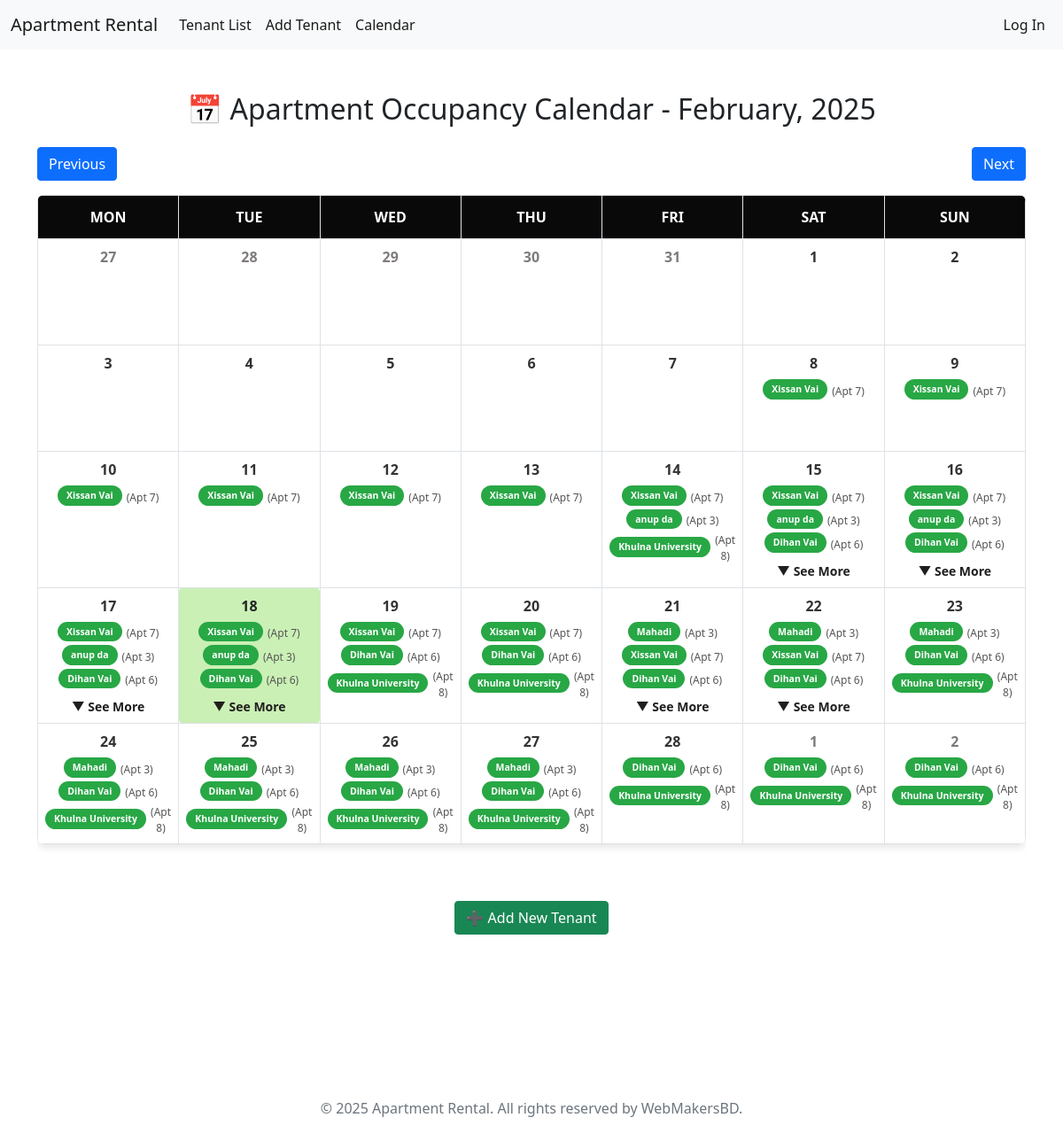
/calendar/2025/2/, run on the app's committed database.
### calendar_app/models.py (models this page shows, shortened)
class CalendarEvent(models.Model):
    tenant = models.ForeignKey(Tenant, on_delete=models.CASCADE)
    apartment = models.ForeignKey(Apartment, on_delete=models.CASCADE)
    start_date = models.DateField()
    end_date = models.DateField()

### tenants/models.py (models this page shows, shortened)
class Tenant(models.Model):
    choices = [
        ('will_arrive', 'Will Arrive'),
        ('living', 'Living'),
        ('moved_out', 'Moved Out'),
    ]
    name = models.CharField(max_length=50)
    contact = models.CharField(max_length=15)
    apartment = models.ForeignKey(Apartment, on_delete=models.CASCADE)
    move_in_date = models.DateTimeField()
    move_out_date = models.DateTimeField(null=True, blank=True)
    remarks = models.TextField(blank=True, null=True, help_text="Additional details about the tenant.")
    status = models.CharField(max_length=15, choices=choices,)

class Apartment(models.Model):
    number = models.PositiveIntegerField(unique=True)
    is_booked = models.BooleanField(default=False)

### calendar_app/views.py (the view)
# urls.py: path('<int:year>/<int:month>/', views.calendar_view, name='calendar_view'),
def calendar_view(request, year, month):
    today = datetime.today()  # Get today's date
    today_date = today.day  # Extract current day
    today_month = today.month  # Extract current month
    today_year = today.year  # Extract current year
    year = year or today.year  # Use provided year or fallback to current year
    if month > 12 or month < 1:
        month = today.month
    first_day_of_month = datetime(year, month, 1)
    _, total_days = calendar.monthrange(year, month)
    prev_month = month - 1 if month > 1 else 12
    prev_year = year if month > 1 else year - 1
    next_month = month + 1 if month < 12 else 1
    next_year = year if month < 12 else year + 1
    _, prev_month_days = calendar.monthrange(prev_year, prev_month)
    month_calendar = []  # Stores the entire month's calendar structure
    week = []  # Stores a single week's data
    first_weekday = first_day_of_month.weekday()  # Find the starting weekday (0 = Monday, 6 = Sunday)
    for i in range(first_weekday):
        day = prev_month_days - first_weekday + i + 1
        week.append({"day": day, "month": prev_month, "year": prev_year, "extra": True })
    for day in range(1, total_days + 1):
        week.append({"day": day, "month": month, "year": year, "extra": False})
        if len(week) == 7:  # If a full week is completed, push to month_calendar
            month_calendar.append(week)
            week = []
    next_day = 1
    while len(week) < 7:
        week.append({"day": next_day, "month": next_month, "year": next_year, "extra": True})
        next_day += 1
    if week:
        month_calendar.append(week)
    events = CalendarEvent.objects.filter(
        start_date__year__in=[prev_year, year, next_year],
        start_date__month__in=[prev_month, month, next_month]
    )
    for week in month_calendar:
        for day_info in week:
            date_obj = date(day_info["year"], day_info["month"], day_info["day"])
            day_info["tenants"] = events.filter(start_date__lte=date_obj, end_date__gte=date_obj)
    return render(request, 'calendar_app/calendar.html', {
        'current_date': first_day_of_month,
        'calendar_data': month_calendar,
        'today': today,
        'today_date': today_date,
        'today_month': today_month,
        'today_year': today_year,
        'year': year,
        'month': month,
        'prev_year': prev_year,
        'prev_month': prev_month,
        'next_year': next_year,
        'next_month': next_month,
    })

### templates/calendar_app/calendar.html (shortened to what this page needs)
{% extends "base.html" %}
{% load static %}
{% block extra_head %}
<link rel="stylesheet" href="{% static 'css/calendar_app/calendar.css' %}">
{% endblock %}
{% block content %}
<div class="container mt-5">
    <h2 class="text-center mb-4">📅 Apartment Occupancy Calendar - {{ current_date|date:"F, Y" }}</h2>
    <div class="d-flex justify-content-between mb-3">
        <a href="{% url 'calendar_view' year=prev_year month=prev_month %}" class="btn btn-primary">Previous</a>
        <a href="{% url 'calendar_view' year=next_year month=next_month %}" class="btn btn-primary">Next</a>
    </div>
    <div class="table-responsive">
        <table class="table table-bordered text-center calendar-table">
            <thead class="thead-dark">
                <tr>
                    <th>Mon</th>
                    <th>Tue</th>
                    <th>Wed</th>
                    <th>Thu</th>
                    <th>Fri</th>
                    <th>Sat</th>
                    <th>Sun</th>
                </tr>
            </thead>
            <tbody>
                {% for week in calendar_data %}
                <tr class="calendar-row">
                    {% for day in week %}
                        {% if day %}
                            {% if day.day == today_date and day.month == today_month and day.year == today_year %}
                                <td class="today-cell"
                                onclick="fetchEvents({{ day.year }}, {{ day.month }}, {{ day.day }})">
                                    <div>
                                        <span class="today">{{ day.day }}</span>
                                    </div>
                                    <div class="tenant-list">
                                        {% for tenant in day.tenants|slice:":3" %}
                                            <div class="tenant-item">
                                                <span class="badge tenant-badge">{{ tenant.tenant.name }}</span>
                                                <span class="apt-info">(Apt {{ tenant.apartment.number }})</span>
                                            </div>
                                        {% endfor %}
                                        {% if day.tenants|length > 3 %}
                                            <div class="more-tenants" data-toggle="tooltip" data-placement="top"
                                                title="{% for tenant in day.tenants|slice:"3:" %}{{ tenant.tenant.name }} (Apt {{ tenant.apartment.number }})
                                                {% endfor %}">
                                                &#x25BC; See More
                                            </div>
                                        {% endif %}
                                    </div>
                                </td>
                            {% else %}
                                <td class="calendar-cell {% if day.extra %}extra-month{% endif %}"
                                onclick="fetchEvents({{ day.year }}, {{ day.month }}, {{ day.day }})">
                                    <div>
                                        {% if day.extra %}
                                            <span class="extra-month-date">{{ day.day }}</span>
                                        {% else %}
                                            <span class="month-date">{{ day.day }}</span>
                                        {% endif %}
                                    </div>
                                    <div class="tenant-list">
                                        {% for tenant in day.tenants|slice:":3" %}
                                            <div class="tenant-item">
                                                <span class="badge tenant-badge">{{ tenant.tenant.name }}</span>
                                                <span class="apt-info">(Apt {{ tenant.apartment.number }})</span>
                                            </div>
                                        {% endfor %}
                                        {% if day.tenants|length > 3 %}
                                            <div class="more-tenants" data-toggle="tooltip" data-placement="top"
                                                title="{% for tenant in day.tenants|slice:"3:" %}{{ tenant.tenant.name }} (Apt {{ tenant.apartment.number }})
                                                {% endfor %}">
                                                &#x25BC; See More
                                            </div>
                                        {% endif %}
                                    </div>
                                </td>
                            {% endif %}
                        {% else %}
                            <td class="empty-cell"></td>
                        {% endif %}
                    {% endfor %}
                </tr>
                {% endfor %}
            </tbody>
        </table>
    </div>
    <br><br>
    <div class = "text-center">
        <a class="btn btn-success mb-3" href="{% url 'add_tenant' %}">
            ➕ Add New Tenant
          </a>
    </div>
</div>
{% endblock %}

### static/css/calendar_app/calendar.css (style rules this page uses)
.calendar-table { width: 100%; border-collapse: collapse; background-color: #ffffff; box-shadow: 0px 4px 8px rgba(0, 0, 0, 0.1); border-radius: 8px; overflow: hidden; }
.calendar-table th { background-color: rgb(9, 9, 9); color: #ffffff; font-weight: bold; padding: 12px; text-transform: uppercase; }
.calendar-row { height: 100px; }
.calendar-cell { position: relative; width: 140px; height: 120px; vertical-align: top; cursor: pointer; background-color: #f9f9f9; transition: background 0.3s ease, transform 0.2s ease; padding: 8px; border-radius: 5px; }
.today-cell { position: relative; width: 140px; height: 120px; vertical-align: top; cursor: pointer; background-color: #caf0b5 !important; transition: background 0.3s ease, transform 0.2s ease; padding: 8px; border-radius: 5px; }
.extra-month-date, .month-date { font-size: 16px; font-weight: bold; color: #333; text-align: center; margin-bottom: 6px; }
.extra-month-date { color: #7f7b7b; font-weight: semi-bold; }
.today { font-weight: bold; }
.tenant-list { margin-top: 6px; }
.tenant-item { display: flex; align-items: center; justify-content: center; font-size: 14px; }
.tenant-badge { background-color: #28a745 !important; color: #ffffff; font-weight: bold; padding: 6px 10px; border-radius: 20px; margin-bottom: 4px; }
.apt-info { font-size: 12px; color: #555; margin-left: 5px; }
.more-tenants { margin-top: 6px; font-size: 14px; font-weight: bold; color: rgb(32, 30, 30); cursor: pointer; display: flex; align-items: center; justify-content: center; }

### data on the page
CalendarEvent: tenant.name "Xissan Vai", apartment.number "7"
CalendarEvent: tenant.name "anup da", apartment.number "3"
CalendarEvent: tenant.name "Khulna University", apartment.number "8"
CalendarEvent: tenant.name "Dihan Vai", apartment.number "6"
CalendarEvent: tenant.name "Mahadi", apartment.number "3"

### other printed values
{{ current_date|date:"F, Y" }} "February, 2025"
{{ day.day }} "27" "28" "29" "30" "31" "1" "2"
{{ day.day }} "1" "2" "3" "4" "5" "6" "7" "8" "9" "10" "11" "12" "13" "14" "15" "16" "17" "19" "20" "21" "22" "23" "24" "25" "26" "27" "28"
{{ day.day }} "18"
